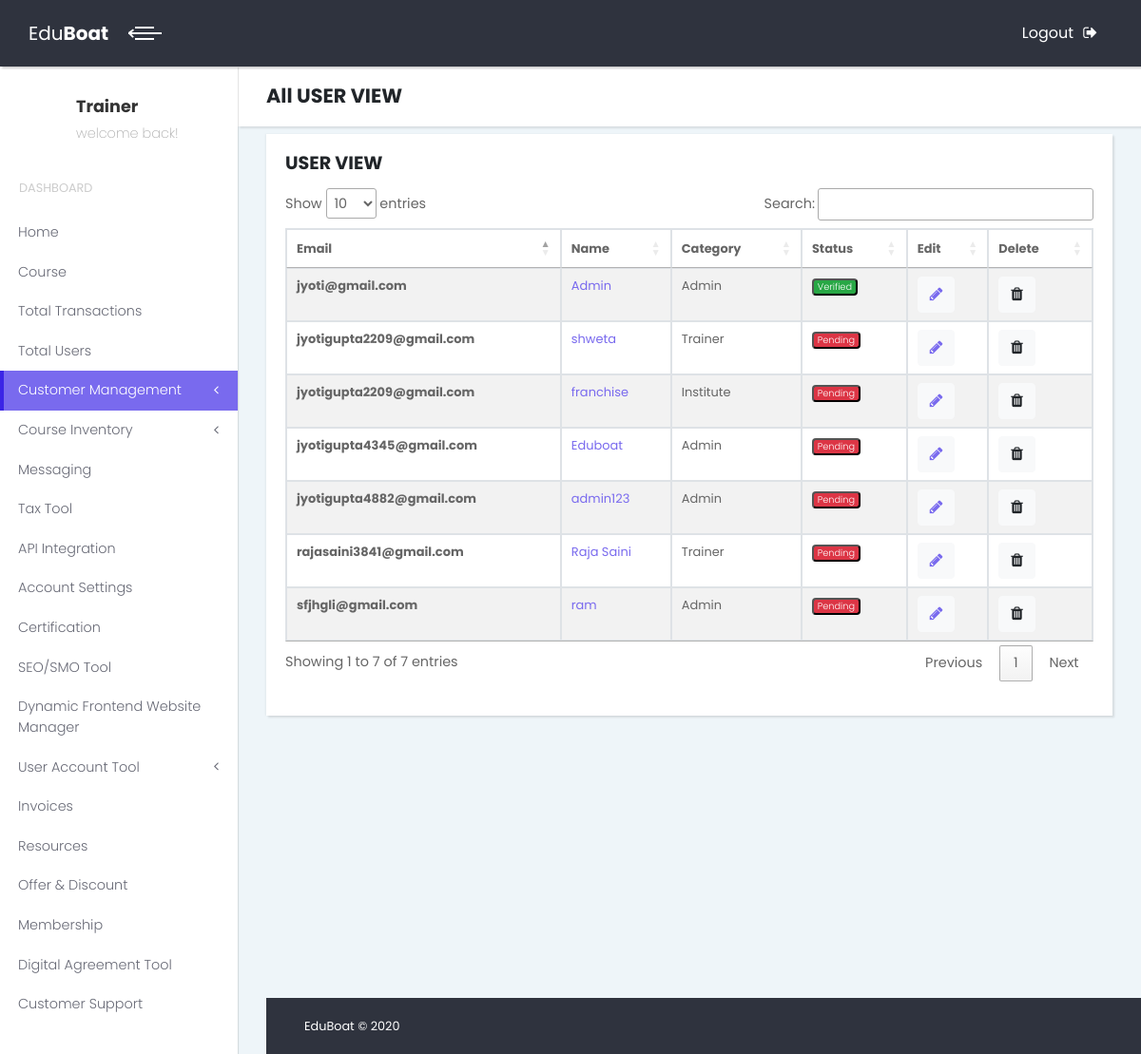
Screenshot of /customer/ with the database file from the repository.
### multiuser/models.py (models this page shows, shortened)
class AdminProfile(models.Model):
    user = models.OneToOneField(User , on_delete=models.CASCADE,primary_key=True,related_name='admin')
    adminFullName = models.CharField(max_length=150 , blank=True)
    adminGender = models.CharField(max_length = 30 , choices =genderChoice , default="")
    adminAbout= models.TextField(blank=True , null=True)
    adminEmail = models.EmailField(max_length = 100 , blank = True)
    adminImage = models.FileField(upload_to='Admin_image/', null=True , blank=True)
    adminPhoneNo1 = PhoneNumberField(null=False, blank=False, unique=False)
    adminPhoneNo2 = PhoneNumberField(null=False, blank=False, unique=False)
    adminAddress = models.CharField(max_length= 500 , blank = True)
    adminCity = models.CharField(blank=True,max_length=50)
    adminPostalCode = models.IntegerField(blank=True,null=True)
    adminState = models.CharField(blank=True,max_length=50)
    adminCountry = models.CharField(max_length=20,blank=False,default='')
    adminStatus = models.CharField(max_length = 30 , choices = approvalChoice, default="Pending")
    adminAddedDate = models.DateTimeField(auto_now_add=True)

class TrainerProfile(models.Model):
    user = models.OneToOneField(User , on_delete=models.CASCADE,primary_key=True)
    trainerFullName = models.CharField(max_length=150 , blank=True)
    trainerGender = models.CharField(max_length = 30 , choices =genderChoice , default="")
    trainerAbout= models.TextField(blank=True , null=True)
    trainerEmail = models.EmailField(max_length = 100 , blank = True)
    trainerImage = models.FileField(upload_to='Trainer_image/', null=True , blank=True)
    trainerPhoneNo1 = PhoneNumberField(null=False, blank=False, unique=False)
    trainerPhoneNo2 = PhoneNumberField(null=False, blank=False, unique=False)
    trainerAddress = models.CharField(max_length= 500 , blank = True)
    trainerCity = models.CharField(blank=True,max_length=50)
    trainerPostalCode = models.IntegerField(blank=True,null=True)
    trainerState = models.CharField(blank=True,max_length=50)
    trainerCountry = models.CharField(max_length=20,blank=False,default='')
    trainerStatus = models.CharField(max_length = 30 , choices = approvalChoice, default="Pending")
    trainerAddedDate = models.DateTimeField(auto_now_add=True)

class InstituteProfile(models.Model):
    user = models.OneToOneField(User , on_delete=models.CASCADE,primary_key=True)
    instituteName = models.CharField(max_length = 200 , blank = True)
    instituteAbout= models.TextField(blank=True , null=True)
    instituteEmail = models.EmailField(max_length = 100 , blank = True)
    instituteImage = models.FileField(upload_to='Institute_image/', null=True , blank=True)
    institutePhoneNo1 = PhoneNumberField(null=True, blank=True, unique=False)
    institutePhoneNo2 = PhoneNumberField(null=True, blank=True, unique=False)
    instituteAddress = models.CharField(max_length= 500 , blank = True)
    instituteCity = models.CharField(blank=True,max_length=50)
    institutePostalCode = models.IntegerField(blank=True,null=True)
    instituteState = models.CharField(blank=True,max_length=50)
    instituteCountry = models.CharField(max_length=20,blank=False,default='')
    instituteStatus = models.CharField(max_length = 30 , choices = approvalChoice,default="Pending")
    instituteAddedDate = models.DateTimeField(auto_now_add=True)

### customerManagement/views.py (the view)
# urls.py: path('',views.Customer, name = 'view_Customer'),
def Customer(request):
    adminDetails = AdminProfile.objects.all()
    trainerDetails = TrainerProfile.objects.all()
    instituteDetails = InstituteProfile.objects.all()
    franchiseDetails = FranchiseProfile.objects.all()
    context = {'franchiseDetails':franchiseDetails,'adminDetails':adminDetails,
               'instituteDetails':instituteDetails,'trainerDetails':trainerDetails}
    return render(request,'crm/view_customer.html',context)

### templates/crm/view_customer.html (shortened to what this page needs)
{% load static %}
<!DOCTYPE html>
<html>
  <head>
    <link rel="stylesheet" href="{% static 'vendor/bootstrap/css/bootstrap.min.css' %}">
    <link rel="stylesheet" href="https://stackpath.bootstrapcdn.com/font-awesome/4.7.0/css/font-awesome.min.css">
    <link rel="stylesheet" href="{% static 'css/fontastic.css' %}">
    <link rel="stylesheet" href="{% static 'css/style.default.css' %}" id="theme-stylesheet">
    <link rel="stylesheet" href="{% static 'css/custom.css' %}">
    <link rel="stylesheet" href="https://cdn.datatables.net/1.10.21/css/jquery.dataTables.min.css">
   </head>
   <body>
    <div class="page">
      <header class="header">
        <nav class="navbar">
          <div class="container-fluid">
            <div class="navbar-holder d-flex align-items-center justify-content-between">
              <div class="navbar-header">
                <a href="index.html" class="navbar-brand d-none d-sm-inline-block">
                  <div class="brand-text d-none d-lg-inline-block"><span>Edu</span><strong>Boat</strong></div>
                  <div class="brand-text d-none d-sm-inline-block d-lg-none"><strong>EB</strong></div></a>
                <a id="toggle-btn" href="#" class="menu-btn active"><span></span><span></span><span></span></a>
              </div>
              <ul class="nav-menu list-unstyled d-flex flex-md-row align-items-md-center">
              <li class="nav-item"><a href="{% url 'logout' %}" class="nav-link logout"> <span class="d-none d-sm-inline">Logout</span><i class="fa fa-sign-out"></i></a></li>
              </ul>
            </div>
          </div>
        </nav>
      </header>  <div class="page-content d-flex align-items-stretch">
        <nav class="side-navbar">
          <div class="sidebar-header d-flex align-items-center">
            <div class="avatar"><img src="" alt="" class="img-fluid rounded-circle"></div>
            <div class="title">
              <h1 class="h4">Trainer</h1>
              <p>welcome back!</p>
            </div>
          </div>
          <span class="heading">Dashboard</span>
          <ul class="list-unstyled">
            <li><a href="{% url 'homePage' %}">Home </a></li>
            <li><a href="{% url 'course' %}">Course </a></li>
            <li><a href="#"> Total Transactions </a></li>
            <li><a href="{% url 'user' %}">Total Users</a></li>
            <li class="active"><a href="#dropdown-customer" aria-expanded="false" data-toggle="collapse">Customer Management</a>
                          </li>
            <li class=""><a href="#dropdown-user-account" aria-expanded="false" data-toggle="collapse">Course Inventory</a>
                          </li>
            <li><a href="{% url 'bulkemail' %}">Messaging</a></li>
            <li><a href="#">Tax Tool</a></li>
            <li><a href="#">API Integration</a></li>
            <li><a href="#">Account Settings</a></li>
            <li><a href="#">Certification</a></li>
            <li><a href="#">SEO/SMO Tool</a></li>
            <li><a href="#">Dynamic Frontend Website Manager</a></li>
            <li><a href="#dropdown-user-account" aria-expanded="false" data-toggle="collapse">User Account Tool </a>
            </li>
            <li><a href="#">Invoices</a></li>
            <li><a href="#">Resources</a></li>
            <li><a href="#">Offer & Discount</a></li>
            <li><a href="#">Membership</a></li>
            <li><a href="#">Digital Agreement Tool</a></li>
            <li><a href="{% url 'customer_detail' %}">Customer Support</a></li>
          </ul>
        </nav>
        <div class="content-inner">
          <header class="page-header">
            <div class="container-fluid">
              <h2 class="no-margin-bottom">All USER VIEW</h2>
            </div>
          </header>
        <div class="container-fluid dashboard-counts no-padding-bottom pt-2">
            <div class="card">
              <div class="card-body">
               <h3 class="card-title">USER VIEW</h3>
                <div class="table-responsive table table-hover">
                  <table class="table table-striped table-bordered" id="users-table">
                    <thead>
                      <tr>
                        <th scope="col">Email</th>
                        <th scope="col">Name</th>
                        <th scope="col">Category</th>
                        <th scope="col">Status</th>
                        <th scope="col">Edit</th>
                        <th scope="col">Delete</th>
                      </tr>
                    </thead>
                    <tbody>
                        {% for admin in adminDetails %}
                      <tr>
                        <th scope="row">{{admin.adminEmail}}</th>
                        <td><a href="{% url 'admin_Profile' admin.user.username %}">{{admin.adminFullName}} </a></td>
                        <td>Admin</td>
                         <td> {% if admin.adminStatus == 'Verified' %}
                             <button class="badge badge-success">{{admin.adminStatus}}</button>
                             {% elif admin.adminStatus == 'Pending' %}
                             <button class="badge badge-danger">{{admin.adminStatus}}</button>
                             {% else %}
                             <button class="badge badge-dark">{{admin.adminStatus}}</button>
                             {% endif %}
                         </td>
                          <td><button type="button" class="btn btn-light">
                          <a href="{% url 'update_Admin' admin.user.username %}"><i class="fa fa-pencil "></i> </a>
                          </button><td>
                          <button type="button" class="btn btn-light " data-toggle="modal" data-target="#exampleModal{{admin.user.id}}">
                           <i class="fa fa-trash"></i>
                          </button>
                      </tr>
                        {% endfor %}
                        {% for trainer in trainerDetails %}
                      <tr>
                        <th scope="row">{{trainer.trainerEmail}}</th>
                        <td><a href="{% url 'trainer_Profile' trainer.user.username %}">{{trainer.trainerFullName}} </a></td>
                        <td>Trainer</td>
                         <td> {% if trainer.trainerStatus == 'Verified' %}
                             <button class="badge badge-success">{{trainer.trainerStatus}}</button>
                             {% elif trainer.trainerStatus == 'Pending' %}
                             <button class="badge badge-danger">{{trainer.trainerStatus}}</button>
                             {% else %}
                             <button class="badge badge-dark">{{trainer.trainerStatus}}</button>
                             {% endif %}
                         </td>
                          <td><button type="button" class="btn btn-light">
                          <a href="{% url 'update_Trainer' trainer.user.username %}"><i class="fa fa-pencil "></i> </a>
                          </button><td>
                          <button type="button" class="btn btn-light " data-toggle="modal" data-target="#exampleModal{{trainer.user.id}}">
                           <i class="fa fa-trash"></i>
                          </button>
                      </tr>
                        {% endfor %}
                        {% for institute in instituteDetails %}
                      <tr>
                        <th scope="row">{{institute.instituteEmail}}</th>
                        <td><a href="{% url 'institute_Profile' institute.user.username %}">{{institute.instituteName}}</a></td>
                        <td>Institute</td>
                         <td> {% if institute.instituteStatus == 'Verified' %}
                             <button class="badge badge-success">{{institute.instituteStatus}}</button>
                             {% elif institute.instituteStatus == 'Pending' %}
                             <button class="badge badge-danger">{{institute.instituteStatus}}</button>
                             {% else %}
                             <button class="badge badge-dark">{{institute.instituteStatus}}</button>
                             {% endif %}
                         </td>
                          <td><button type="button" class="btn btn-light">
                          <a href="{% url 'update_Institute' institute.user.username %}"><i class="fa fa-pencil "></i> </a>
                          </button><td>
                          <button type="button" class="btn btn-light " data-toggle="modal" data-target="#exampleModal{{institute.user.id}}">
                           <i class="fa fa-trash"></i>
                          </button>
                      </tr>
                        {% endfor %}
                    </tbody>
                  </table>
                </div>
              </div>
            </div>
            <footer class="main-footer">
              <div class="container-fluid">
                <div class="row">
                  <div class="col-sm-6">
                    <p>EduBoat &copy; 2020</p>
                  </div>
                </div>
              </div>
            </footer>
    </body>
  </html>

### rows the page displays
AdminProfile: adminEmail "jyoti@gmail.com", adminFullName "Admin", adminStatus "Verified"
AdminProfile: adminEmail "jyotigupta4345@gmail.com", adminFullName "Eduboat", adminStatus "Pending"
AdminProfile: adminEmail "sfjhgli@gmail.com", adminFullName "ram", adminStatus "Pending"
AdminProfile: adminEmail "jyotigupta4882@gmail.com", adminFullName "admin123", adminStatus "Pending"
TrainerProfile: trainerEmail "jyotigupta2209@gmail.com", trainerFullName "shweta", trainerStatus "Pending"
TrainerProfile: trainerEmail "rajasaini3841@gmail.com", trainerFullName "Raja Saini", trainerStatus "Pending"
InstituteProfile: instituteEmail "jyotigupta2209@gmail.com", instituteName "franchise", instituteStatus "Pending"
